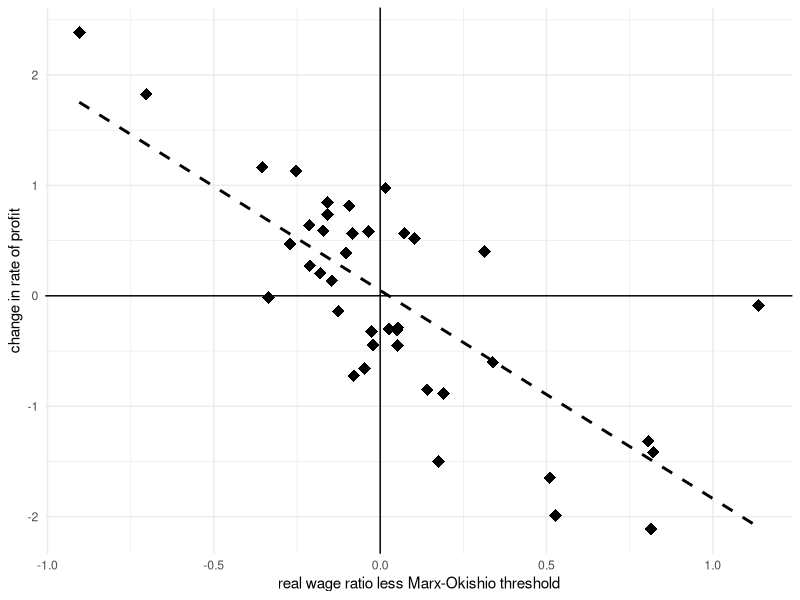
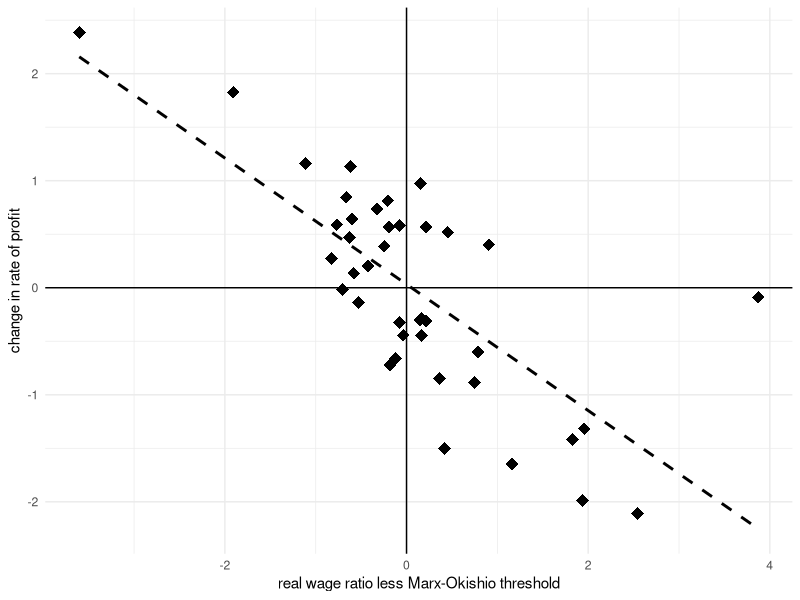

The R script that drew these images, in order:

# LIBRARIES
library(foreign)
library(xtable)
library(ggplot2)
library(tidyverse)
library(ggpubr)
library(zoo)
library(readxl)

# Read data (Corporate Business Sector)
data <- readxl::read_excel("data-mok.xlsx", sheet = "data")

# Data for plot
d1 <- data %>%
  mutate(
    # rate of profit
    rop = 100*(nos/capstock),
    # Output-capital ratio
    outcap = nva/capstock 
  ) %>%
  mutate(
    # Capital coefficient
    a = 1/outcap,
    # Labour coefficient
    n = 1/lp_person 
  ) %>%
  mutate(
    # Alpha = ratio of real wage rate
    myalpha = (rwage_wk/dplyr::lag(rwage_wk)),
    # --- Marx-Okishio threshold
    # Measure 1, using avg hours per week = 34
    myalpha_star1 = (dplyr::lag(n)/n) + ((dplyr::lag(a)/a)-1)*(a*34/(n*rwage_wk)),
    # Measure 2, using the real profit share
    pshare = (1 - (nos/nva)*(gdpdef/cpi)),
    myalpha_star2 = (dplyr::lag(n)/n) + ((dplyr::lag(a)/a)-1)*(a/(1-pshare)),
    # Alpha - MO threshold
    mydiff1 = (myalpha - myalpha_star1),
    mydiff2 = (myalpha - myalpha_star2),
    # Change in rate of profit
    ropdiff = rop-dplyr::lag(rop)
  ) %>%
  as.data.frame()



# --------------- Figure 6.2 ----------------------- #
# Note: This measure is reported in the book
p2 <- ggplot(d1, aes(x=mydiff2, y=ropdiff)) + 
  geom_point(shape=18, size=4) +
  geom_smooth(method=lm, se=FALSE, linetype="dashed", color="black") +
  geom_hline(yintercept = 0) +
  geom_vline(xintercept = 0) +
  labs(
    x="real wage ratio less Marx-Okishio threshold",
    y="change in rate of profit"
  ) +
  theme_minimal()

print(p2)


# ------------------------------------------------ #
# Note: the following are not reported in the book

# Chart (Measure 1)
p1 <- ggplot(d1, aes(x=mydiff1, y=ropdiff)) + 
  geom_point(shape=18, size=4) +
  geom_smooth(method=lm, se=FALSE, linetype="dashed", color="black") +
  geom_hline(yintercept = 0) +
  geom_vline(xintercept = 0) +
  labs(
    x="real wage ratio less Marx-Okishio threshold",
    y="change in rate of profit"
  ) +
  theme_minimal()

print(p1)


# --- Average Marx-Okishio threshold
d1 %>%
  dplyr::select(year,myalpha_star1,myalpha_star2) %>%
  dplyr::filter(year>=2000) %>%
  summarise(
    alpha1_m = mean(myalpha_star1),
    alpha2_m = mean(myalpha_star2)
  )